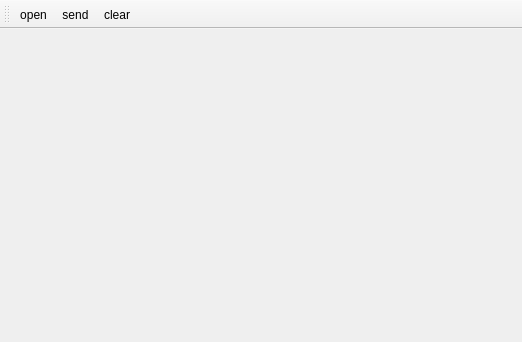
<?xml version="1.0" encoding="UTF-8"?>
<ui version="4.0">
 <class>MainDrawerWindow</class>
 <widget class="QMainWindow" name="MainDrawerWindow">
  <property name="geometry">
   <rect>
    <x>0</x>
    <y>0</y>
    <width>522</width>
    <height>342</height>
   </rect>
  </property>
  <property name="windowTitle">
   <string>MainWindow</string>
  </property>
  <widget class="TabletCanvas" name="centralwidget"/>
  <widget class="QToolBar" name="toolBar">
   <property name="windowTitle">
    <string>toolBar</string>
   </property>
   <attribute name="toolBarArea">
    <enum>TopToolBarArea</enum>
   </attribute>
   <attribute name="toolBarBreak">
    <bool>false</bool>
   </attribute>
   <addaction name="actionOpen"/>
   <addaction name="actionSend"/>
   <addaction name="actionClear"/>
  </widget>
  <action name="actionOpen">
   <property name="text">
    <string>open</string>
   </property>
  </action>
  <action name="actionSend">
   <property name="text">
    <string>send</string>
   </property>
  </action>
  <action name="actionClear">
   <property name="text">
    <string>clear</string>
   </property>
  </action>
 </widget>
 <customwidgets>
  <customwidget>
   <class>TabletCanvas</class>
   <extends>QWidget</extends>
   <header>tabletcanvas.h</header>
   <container>1</container>
  </customwidget>
 </customwidgets>
 <resources/>
 <connections/>
</ui>
